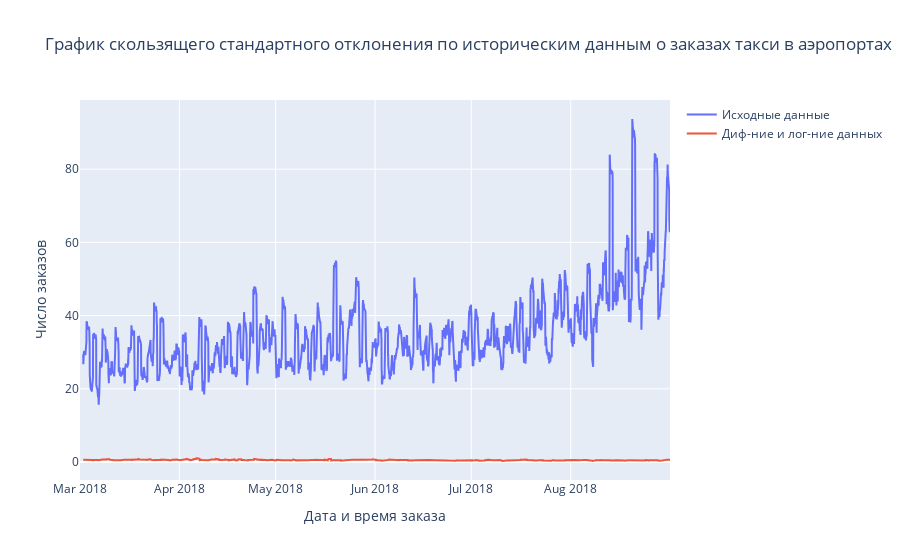

Source (notebook cell):
### Code cell
layout = go.Layout(
    title='График скользящего стандартного отклонения по историческим данным о заказах такси в аэропортах',
    xaxis=dict(title='Дата и время заказа'),
    yaxis=dict(title='Число заказов'))
fig = go.Figure(layout=layout)
fig.add_trace(go.Scatter(
    x=df_resample_H.rolling(window=24, closed='left').std().index, 
    y=df_resample_H.rolling(window=24, closed='left').std()['num_orders'], 
    name='Исходные данные'
))
fig.add_trace(go.Scatter(
    x=df_diff.rolling(window=24, closed='left').std().index, 
    y=df_diff.rolling(window=24, closed='left').std()['num_orders'], 
    name='Диф-ние и лог-ние данных'
))
fig.show()

### Figure 1 — Plotly figure (JSON) as saved in the notebook; plotly's stock layout.template omitted (floating-point values rounded to 4 significant figures; data arrays with more than 128 entries replaced by an {"elided": "..."} marker saying what was removed)
{"data": [{"name": "Исходные данные", "type": "scatter", "x": {"elided": "4416 str values"}, "y": {"elided": "4416 float values"}}, {"name": "Диф-ние и лог-ние данных", "type": "scatter", "x": {"elided": "4416 str values"}, "y": {"elided": "4416 float values"}}], "layout": {"title": {"text": "График скользящего стандартного отклонения по историческим данным о заказах такси в аэропортах"}, "xaxis": {"title": {"text": "Дата и время заказа"}}, "yaxis": {"title": {"text": "Число заказов"}}}}
